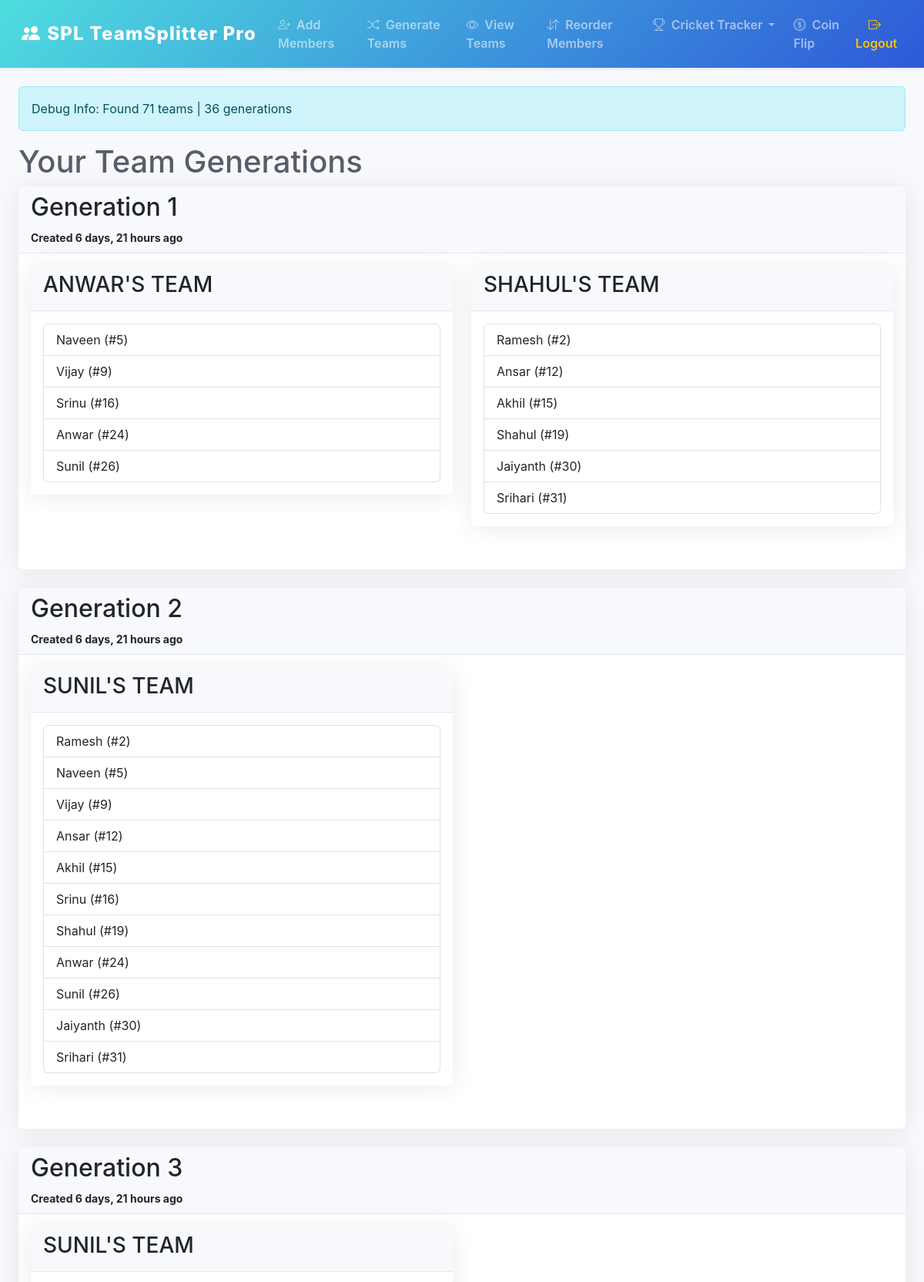
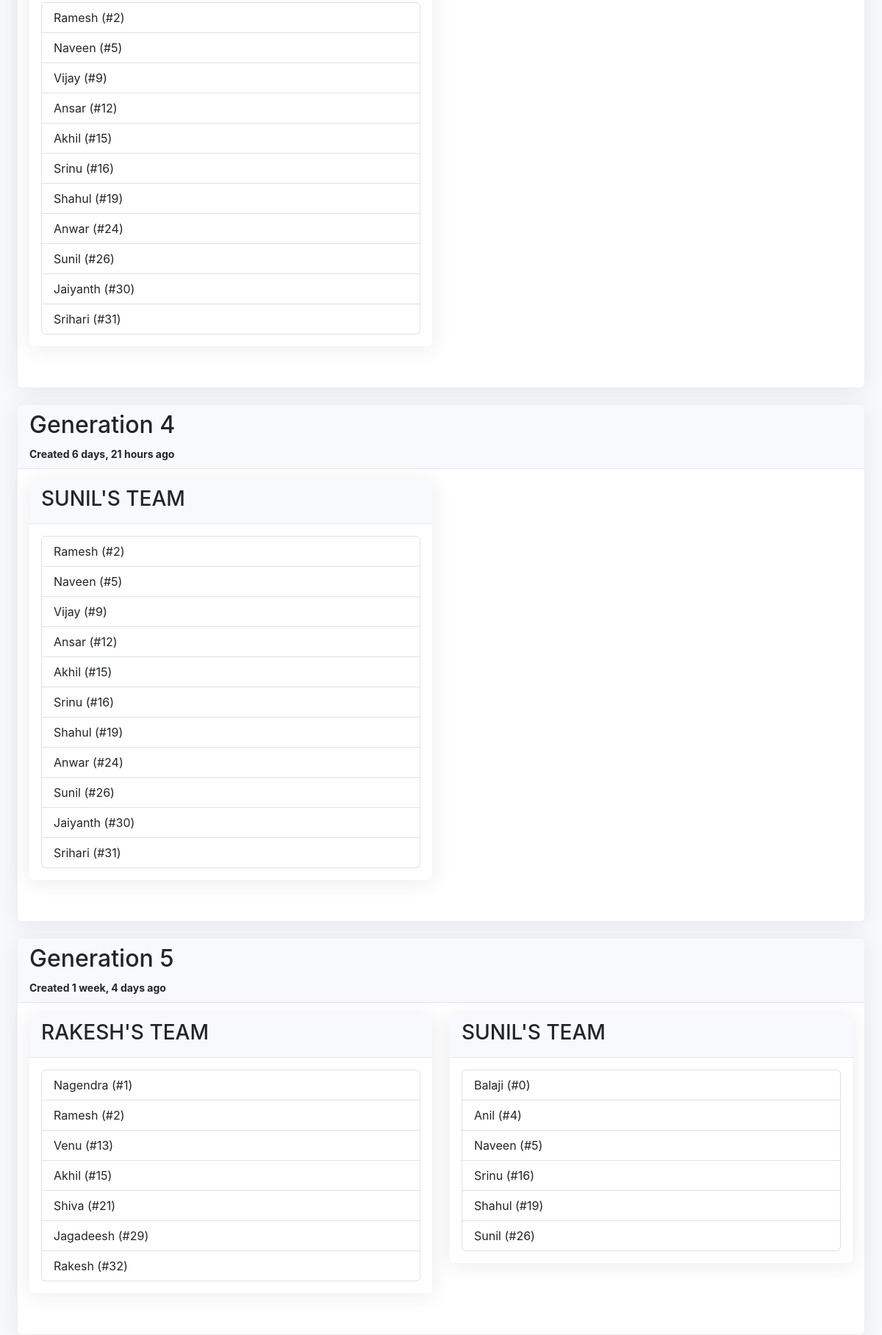
The app's page /teamss/ (signed in, upper part) with its own data (2 pictures, top to bottom).
### capp/models.py (models this page shows, shortened)
class Team(models.Model):
    user = models.ForeignKey(User, on_delete=models.CASCADE, null=True, blank=True)
    name = models.CharField(max_length=100)
    members = models.ManyToManyField(Member, blank=True)
    created_at = models.DateTimeField(auto_now_add=True)  # when team was created
    updated_at = models.DateTimeField(auto_now=True)      # when team was last updated
    generation_id = models.UUIDField(default=uuid.uuid4, editable=False)
    def __str__(self):
        return f"{self.name} ({self.created_at.strftime('%Y-%m-%d %H:%M')})"
    class Meta:
        ordering = ['-created_at']  # Default ordering by newest first

class Member(models.Model):
    user = models.ForeignKey(User, on_delete=models.CASCADE, null=True, blank=True)
    name = models.CharField(max_length=100)
    position = models.IntegerField(default=0)  # For ordering
    is_captain = models.BooleanField(default=False)
    class Meta:
        ordering = ['position']
        unique_together = ('user', 'position')  # Prevent same position for same user

### capp/views.py (the view)
# urls.py: path('teamss/', views.team_lists, name='team_lists'),  # Changed from 'teamss'
@login_required
def team_lists(request):
    team_count = Team.objects.filter(user=request.user).count()
    print(f"Found {team_count} teams for user {request.user}")
    teams = Team.objects.filter(user=request.user).select_related('user').prefetch_related('members')
    print("Teams queryset:", list(teams.values('id', 'name', 'generation_id', 'created_at')))
    generations = {}
    for team in teams:
        if team.generation_id not in generations:
            generations[team.generation_id] = {
                'teams': [],
                'created_at': team.created_at,
                'total_members': 0
            }
        generations[team.generation_id]['teams'].append(team)
        generations[team.generation_id]['total_members'] += team.members.count()
    print("Generations dict:", generations)
    generations_list = sorted(
        generations.items(),
        key=lambda item: item[1]['created_at'],
        reverse=True
    )
    context = {
        'generations': generations_list,
        'now': timezone.now(),
        'debug_team_count': team_count  # Pass to template
    }
    return render(request, 'team_lists.html', context)

### capp/templates/team_lists.html
{% extends 'base.html' %}
{% block content %}
<div class="container">
    <div class="alert alert-info">
        Debug Info:
        Found {{ debug_team_count }} teams |
        {{ generations|length }} generations
    </div>
    {% if generations %}
    <h1>Your Team Generations</h1>
    {% for generation_id, generation_data in generations %}
    <div class="card mb-4">
        <div class="card-header">
            <h2>Generation {{ forloop.counter }}</h2>
            <small>Created {{ generation_data.created_at|timesince }} ago</small>
        </div>
        <div class="card-body">
            <div class="row">
                {% for team in generation_data.teams %}
                <div class="col-md-6 mb-3">
                    <div class="card">
                        <div class="card-header">
                            <h3>{{ team.name }}</h3>
                        </div>
                        <div class="card-body">
                            <ul class="list-group">
                                {% for member in team.members.all %}
                                <li class="list-group-item">
                                    {{ member.name }} (#{{ member.position }})
                                </li>
                                {% endfor %}
                            </ul>
                        </div>
                    </div>
                </div>
                {% endfor %}
            </div>
        </div>
    </div>
    {% endfor %}
    {% else %}
    <div class="alert alert-warning">
        No teams found. <a href="{% url 'generate_teams' %}">Generate some teams?</a>
    </div>
    {% endif %}
</div>
{% endblock %}

### capp/templates/base.html (style rules this page uses)
:root { --primary-color: #4edddf; --secondary-color: #f8f9fc; --accent-color: #2e59d9; --text-color: #5a5c69; }
body { background-color: var(--secondary-color); color: var(--text-color); font-family: 'Nunito', -apple-system, BlinkMacSystemFont, 'Segoe UI', Roboto, 'Helvetica Neue', Arial, sans-serif; }
.container { max-width: 1200px; }
.card { border: none; border-radius: 0.35rem; box-shadow: 0 0.15rem 1.75rem 0 rgba(58, 59, 69, 0.1); margin-bottom: 1.5rem; }
.card-header { background-color: #f8f9fc; border-bottom: 1px solid #e3e6f0; font-weight: 700; }

### records on screen
Team: created_at "6 days, 21 hours", name "ANWAR'S TEAM"
Member: name "Naveen", position "5"
Member: name "Vijay", position "9"
Member: name "Srinu", position "16"
Member: name "Anwar", position "24"
Member: name "Sunil", position "26"
Team: name "SHAHUL'S TEAM"
Member: name "Ramesh", position "2"
Member: name "Ansar", position "12"
Member: name "Akhil", position "15"
Member: name "Shahul", position "19"
Member: name "Jaiyanth", position "30"
Member: name "Srihari", position "31"
Team: created_at "6 days, 21 hours", name "SUNIL'S TEAM"
Team: created_at "6 days, 21 hours", name "SUNIL'S TEAM"
Team: created_at "6 days, 21 hours", name "SUNIL'S TEAM"
Team: created_at "1 week, 4 days", name "RAKESH'S TEAM"
Member: name "Nagendra", position "1"
Member: name "Venu", position "13"
Member: name "Shiva", position "21"
Member: name "Jagadeesh", position "29"
Member: name "Rakesh", position "32"
Team: name "SUNIL'S TEAM"
Member: name "Balaji", position "0"
Member: name "Anil", position "4"

### other values on screen
{{ debug_team_count }} "71"
{{ generations|length }} "36"
